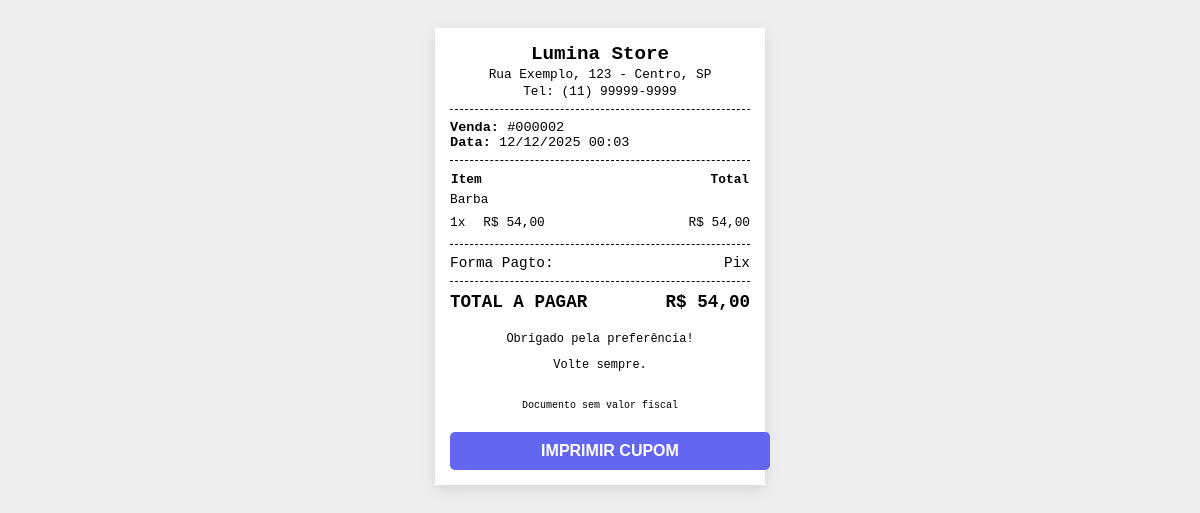
/pages/pdv/pdv_nota.php?id=2 (signed in), run on the app's committed database.
### tables this page shows
CREATE TABLE vendas (
    id INTEGER PRIMARY KEY AUTOINCREMENT,
    data_venda DATETIME DEFAULT CURRENT_TIMESTAMP,
    cliente_id INTEGER,
    nome_cliente TEXT,
    cpf_cliente TEXT,
    valor_total REAL,
    forma_pagamento TEXT,
    valor_recebido REAL,
    troco REAL,
    observacoes TEXT
, owner_id INTEGER NOT NULL DEFAULT 1);

CREATE TABLE vendas_itens (
    id INTEGER PRIMARY KEY AUTOINCREMENT,
    venda_id INTEGER,
    produto_id INTEGER,
    variacao_id INTEGER,
    nome_produto TEXT,
    cor TEXT,
    tamanho TEXT,
    quantidade INTEGER,
    preco_unit REAL,
    subtotal REAL, owner_id INTEGER NOT NULL DEFAULT 1,
    FOREIGN KEY(venda_id) REFERENCES vendas(id) ON DELETE CASCADE
);

### pages/pdv/pdv_nota.php (the view, shortened to what this page needs)
<?php
require_once '../../includes/banco-dados/db.php';
$owner_id = isset($_SESSION['user_id']) ? $_SESSION['user_id'] : null;
$id = (int)$_GET['id'];
$stmt = $pdo->prepare("SELECT * FROM vendas WHERE id = ? AND owner_id = ?");
$stmt->execute([$id, $owner_id]);
$venda = $stmt->fetch(PDO::FETCH_ASSOC);
$stmtItens = $pdo->prepare("SELECT * FROM vendas_itens WHERE venda_id = ? AND owner_id = ?");
$stmtItens->execute([$id, $owner_id]);
$itens = $stmtItens->fetchAll(PDO::FETCH_ASSOC);
$lojaNome = "Lumina Store";
$lojaEnd  = "Rua Exemplo, 123 - Centro, SP";
$lojaTel  = "(11) 99999-9999";
?>
<!DOCTYPE html>
<html lang="pt-br">
<head>
</head>
<body>
    <div class="cupom-wrapper">
        <div class="header text-center">
            <h2><?php echo $lojaNome; ?></h2>
            <p><?php echo $lojaEnd; ?></p>
            <p>Tel: <?php echo $lojaTel; ?></p>
        </div>
        <div class="line"></div>
        <div class="info-venda">
            <div><strong>Venda:</strong> #<?php echo str_pad($venda['id'], 6, '0', STR_PAD_LEFT); ?></div>
            <div><strong>Data:</strong> <?php echo date('d/m/Y H:i', strtotime($venda['data_venda'])); ?></div>
        </div>
        <div class="line"></div>
        <table>
            <thead>
                <tr style="text-align:left;">
                    <th colspan="2">Item</th>
                    <th class="text-right">Total</th>
                </tr>
            </thead>
            <tbody>
                <?php foreach($itens as $item): ?>
                <tr>
                    <td colspan="3">
                        <?php echo $item['nome_produto']; ?>
                        <br>
                    </td>
                </tr>
                <tr>
                    <td><?php echo $item['quantidade']; ?>x</td>
                    <td>R$ <?php echo number_format($item['preco_unit'], 2, ',', '.'); ?></td>
                    <td class="text-right">R$ <?php echo number_format($item['subtotal'], 2, ',', '.'); ?></td>
                </tr>
                <?php endforeach; ?>
            </tbody>
        </table>
        <div class="line"></div>
        <div class="totais">
            <div class="row">
                <span>Forma Pagto:</span>
                <span><?php echo ucfirst(str_replace('_', ' ', $venda['forma_pagamento'])); ?></span>
            </div>
            <div class="line"></div>
            <div class="row grande">
                <span>TOTAL A PAGAR</span>
                <span>R$ <?php echo number_format($venda['valor_total'], 2, ',', '.'); ?></span>
            </div>
        </div>
        <div class="footer">
            <p>Obrigado pela preferência!</p>
            <p>Volte sempre.</p>
            <br>
            <small>Documento sem valor fiscal</small>
        </div>
        <a href="#" onclick="window.print(); return false;" class="btn-print">IMPRIMIR CUPOM</a>
    </div>
</body>
</html>

### pages/pdv/pdv_nota.php (style rules this page uses)
body { font-family: 'Courier New', Courier, monospace; background: #eee; padding: 20px; }
.cupom-wrapper { background: #fff; width: 300px; margin: 0 auto; padding: 15px; box-shadow: 0 5px 15px rgba(0,0,0,0.1); }
.text-center { text-align: center; }
.text-right { text-align: right; }
.line { border-bottom: 1px dashed #000; margin: 10px 0; }
.header h2 { margin: 0; font-size: 1.2rem; }
.header p { margin: 2px 0; font-size: 0.8rem; }
.info-venda { font-size: 0.85rem; margin: 10px 0; }
table { width: 100%; border-collapse: collapse; font-size: 0.8rem; }
td { padding: 4px 0; vertical-align: top; }
.totais { font-size: 0.9rem; margin-top: 10px; }
.totais .row { display: flex; justify-content: space-between; margin-bottom: 4px; }
.grande { font-size: 1.1rem; font-weight: bold; }
.footer { margin-top: 20px; text-align: center; font-size: 0.75rem; }
.btn-print { display: block; width: 100%; padding: 10px; background: #6366f1; color: white; text-align: center; text-decoration: none; border-radius: 5px; margin-top: 20px; font-family: sans-serif; font-weight: bold; }

### data on the page
vendas: id "000002", data_venda "12/12/2025 00:03", forma_pagamento "Pix", valor_total "54,00"
vendas_itens: nome_produto "Barba", quantidade "1", preco_unit "54,00", subtotal "54,00"

### other printed values
$lojaNome "Lumina Store"
$lojaEnd "Rua Exemplo, 123 - Centro, SP"
$lojaTel "(11) 99999-9999"
